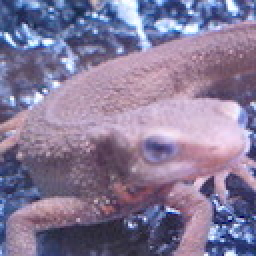
#> input picture backend/files/sample/imori.jpeg, 128 x 128 px (shown 2 times larger)
$ python q23.py
#> lines starting #> are read from the running program, lines starting #| are printed output that depends on the picture
#> in solve, img is the input picture: shape (128, 128, 3); mean B, G, R 152.8, 121.8, 134.1
import matplotlib.pyplot as plt
import numpy as np
import cv2
import datetime
from PIL import Image


def hist_equal(img: np.ndarray, z_max: int=255):
#> called with z_max = 255
	H, W, C = img.shape
#> H = 128; W = 128; C = 3
	S = H * W * C
#> S = 49152

	out = img.copy()

	sum_h = 0

	for i in range(1, 255):
		ind = np.where(img == i)
		sum_h += len(img[ind])
		z_prime = z_max / S * sum_h
		out[ind] = z_prime
#> this loop made 254 passes
#> (sum_h, z_prime) on passes 26, 30, 31: (36, 0.187), (57, 0.296), (67, 0.348)
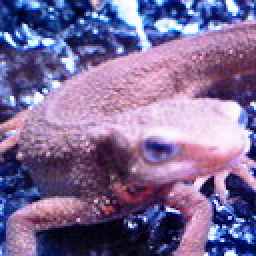
#> out: shape (128, 128, 3) (shown 2 times larger); mean B, G, R 151, 106.4, 125.7
#> after the loop, sum_h = 48830

	out = out.astype(np.uint8)

	return out


def solve(file_path: str, save_dir: str = "files/"):
    img = cv2.imread(file_path)

    img_result = hist_equal(img)

    dt_now = datetime.datetime.now()
    save_path = f"{dt_now.strftime('%Y%m%d%H%M%S')}.jpg"
    cv2.imwrite(save_dir + save_path, img_result)
    hist_path = f"{dt_now.strftime('%Y%m%d%H%M%S_hist')}.jpg"
    plt.hist(img_result.ravel(), bins=255, rwidth=0.8, range=(0, 255))
    plt.savefig(save_dir + hist_path)
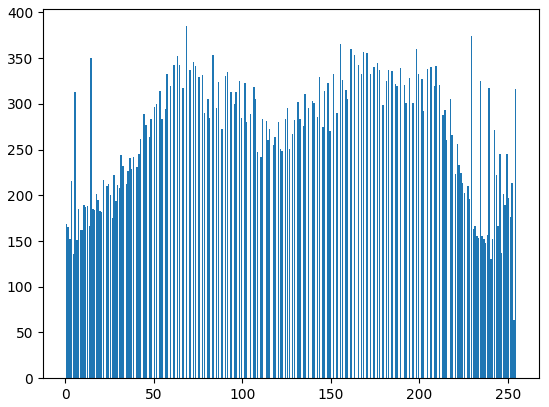
#> figure drawn by matplotlib, 1 panel; tallest bar 385 high, from x = 68.1 to 68.9
    return {"path": save_path}


if __name__ == "__main__":
    sample_path = "../../files/sample/imori.jpeg"
    save_dir = "../../files/"
    result_path = save_dir + solve(sample_path, save_dir)["path"]
    hist_path = result_path.replace(".jpg", "_hist.jpg")

    plt.figure(figsize=(12, 3))
    plt.subplot(1, 3, 1)
    plt.title('input')
    sample_image = Image.open(sample_path)
    sample_array = np.asarray(sample_image)
    plt.imshow(sample_array)

    plt.subplot(1, 3, 2)
    plt.title('output')
    result_image = Image.open(result_path)
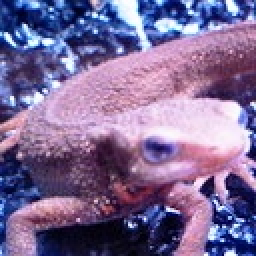
#> result_image: PIL image 128x128 RGB (shown 2 times larger); mean R, G, B 125.7, 106.4, 150.4
    result_array = np.asarray(result_image)
    plt.imshow(result_array)

    plt.subplot(1, 3, 3)
    plt.title('histgram')
    hist_image = Image.open(hist_path)
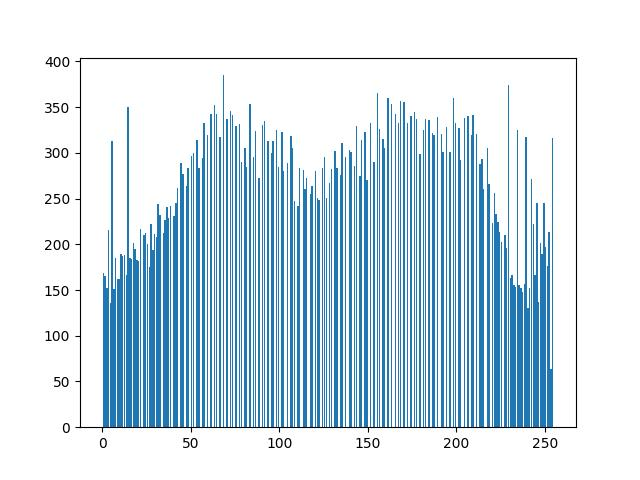
#> hist_image: PIL image 640x480 RGB; mean R, G, B 205.9, 223, 231.3
    hist_array = np.asarray(hist_image)
    plt.imshow(hist_array)
    plt.show()
